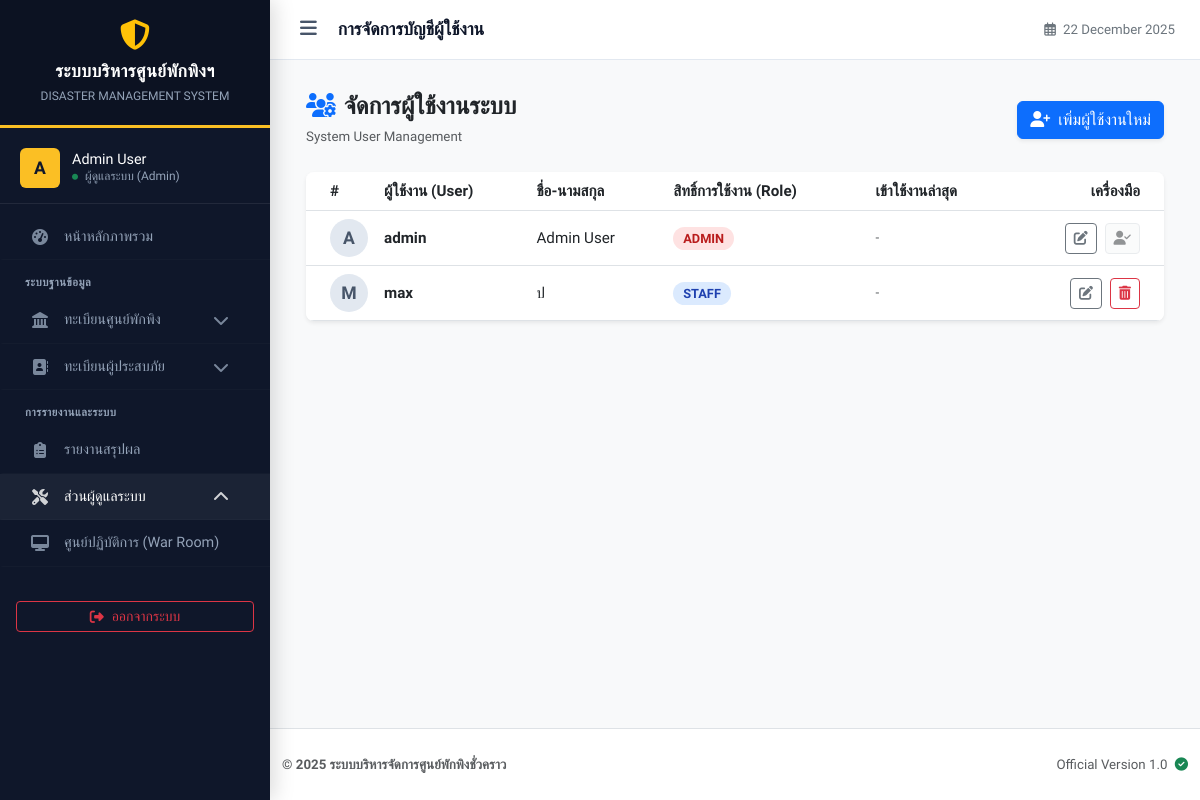
Page /user_list.php (signed in) on the earlier database version.
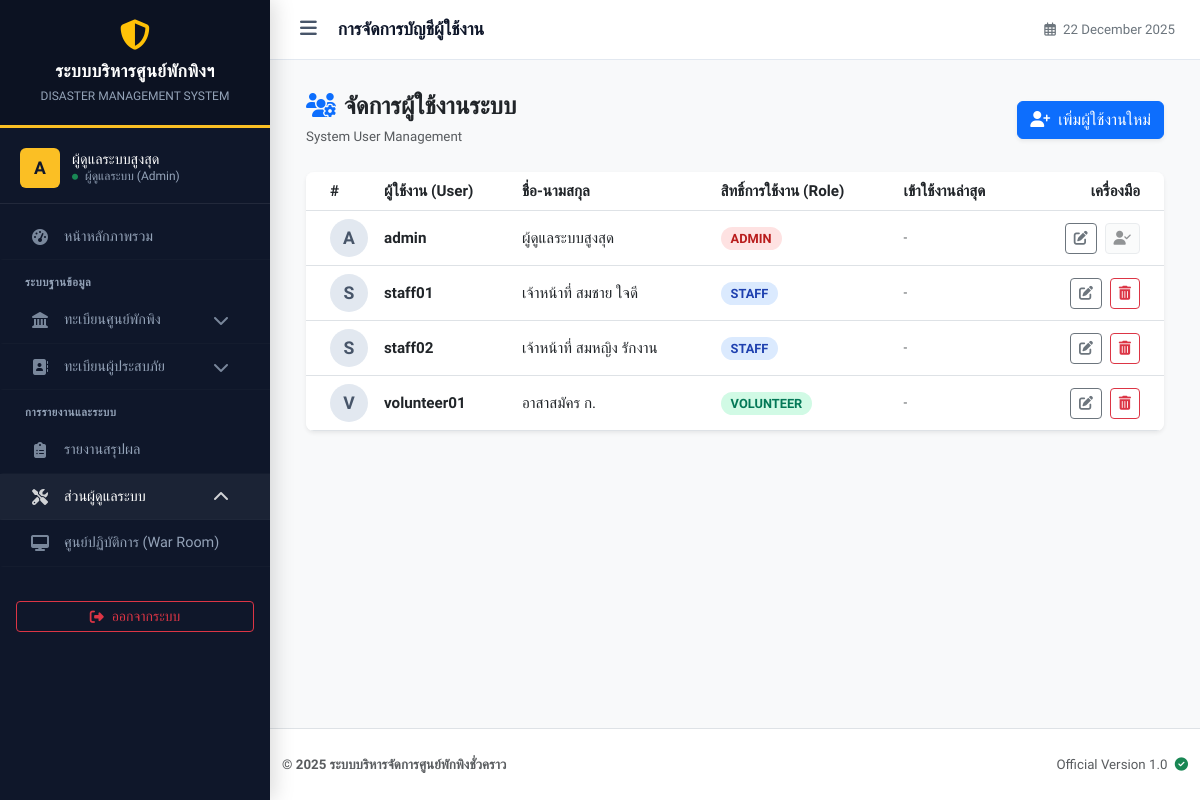
Same page on the later database version.
### tables this page shows
CREATE TABLE `users` (
  `id` int(11) NOT NULL,
  `username` varchar(50) NOT NULL COMMENT 'ชื่อผู้ใช้',
  `password` varchar(255) NOT NULL COMMENT 'รหัสผ่าน (Hashed)',
  `full_name` varchar(100) NOT NULL COMMENT 'ชื่อ-นามสกุล',
  `role` enum('admin','staff','volunteer') NOT NULL DEFAULT 'staff' COMMENT 'สิทธิ์การใช้งาน',
  `created_at` timestamp NOT NULL DEFAULT current_timestamp(),
  `last_login` datetime DEFAULT NULL
);

### user_list.php (the view, shortened to what this page needs)
<?php
require_once 'config/db.php';
$stmt = $pdo->query("SELECT * FROM users ORDER BY role ASC, username ASC");
$users = $stmt->fetchAll();
?>
<!DOCTYPE html>
<html lang="th">
<head>
</head>
<body class="bg-light">
<?php include 'includes/header.php'; ?>
<div class="container-fluid">
    <div class="d-flex justify-content-between align-items-center mb-4 pt-2">
        <div>
            <h4 class="fw-bold text-dark mb-1">
                <i class="fas fa-users-cog text-primary me-2"></i>จัดการผู้ใช้งานระบบ
            </h4>
            <span class="text-muted small">System User Management</span>
        </div>
        <button class="btn btn-primary shadow-sm" onclick="openModal('add')">
            <i class="fas fa-user-plus me-2"></i>เพิ่มผู้ใช้งานใหม่
        </button>
    </div>
    <div class="card border-0 shadow-sm rounded-3 overflow-hidden">
        <div class="card-body p-0">
            <div class="table-responsive">
                <table class="table table-hover align-middle mb-0 table-official">
                    <thead class="bg-light">
                        <tr>
                            <th class="ps-4" style="width: 50px;">#</th>
                            <th>ผู้ใช้งาน (User)</th>
                            <th>ชื่อ-นามสกุล</th>
                            <th>สิทธิ์การใช้งาน (Role)</th>
                            <th>เข้าใช้งานล่าสุด</th>
                            <th class="text-end pe-4">เครื่องมือ</th>
                        </tr>
                    </thead>
                    <tbody>
                        <?php foreach ($users as $index => $row): ?>
                        <tr>
                            <td class="ps-4">
                                <div class="avatar-circle">
                                    <?php echo strtoupper(substr($row['username'], 0, 1)); ?>
                                </div>
                            </td>
                            <td>
                                <div class="fw-bold text-dark"><?php echo htmlspecialchars($row['username']); ?></div>
                            </td>
                            <td><?php echo htmlspecialchars($row['full_name']); ?></td>
                            <td>
                                <?php
                                    $role_class = 'role-staff';
                                    if($row['role'] == 'admin') $role_class = 'role-admin';
                                    if($row['role'] == 'volunteer') $role_class = 'role-volunteer';
                                ?>
                                <span class="role-badge <?php echo $role_class; ?>">
                                    <?php echo ucfirst($row['role']); ?>
                                </span>
                            </td>
                            <td class="text-muted small">
                                <?php echo $row['last_login'] ? date('d/m/Y H:i', strtotime($row['last_login'])) : '-'; ?>
                            </td>
                            <td class="text-end pe-4">
                                <button class="btn btn-sm btn-outline-secondary me-1"
                                        onclick='openModal("edit", <?php echo json_encode($row); ?>)'
                                        title="แก้ไข">
                                    <i class="fas fa-edit"></i>
                                </button>
                                <?php if($row['id'] !== $_SESSION['user_id']): ?>
                                    <button onclick="confirmDeleteUser(<?php echo $row['id']; ?>, '<?php echo htmlspecialchars($row['username']); ?>')" class="btn btn-sm btn-outline-danger" title="ลบ">
                                        <i class="fas fa-trash-alt"></i>
                                    </button>
                                <?php else: ?>
                                    <button class="btn btn-sm btn-light text-muted border" disabled><i class="fas fa-user-check"></i></button>
                                <?php endif; ?>
                            </td>
                        </tr>
                        <?php endforeach; ?>
                    </tbody>
                </table>
            </div>
        </div>
    </div>
</div>
<?php include 'includes/footer.php'; ?>
</body>
</html>

### includes/header.php (shortened to what this page needs)
<?php
$current_page = basename($_SERVER['PHP_SELF']);
$menu_context = isset($_GET['menu']) ? $_GET['menu'] : '';
?>
<!DOCTYPE html>
<html lang="th">
<head>
    <link href="https://cdn.jsdelivr.net/npm/bootstrap@5.3.0/dist/css/bootstrap.min.css" rel="stylesheet">
    <link rel="stylesheet" href="https://cdnjs.cloudflare.com/ajax/libs/font-awesome/6.4.0/css/all.min.css">
</head>
<body>
<div class="wrapper">
    <nav id="sidebar">
        <div class="sidebar-header">
            <div class="d-flex justify-content-center mb-2">
                <i class="fas fa-shield-alt fa-2x text-warning"></i>
            </div>
            <div class="sidebar-title">ระบบบริหารศูนย์พักพิงฯ</div>
            <div class="sidebar-subtitle">Disaster Management System</div>
        </div>
        <?php if(isset($_SESSION['user_id'])): ?>
            <div class="user-panel">
                <div class="user-img">
                    <?php echo strtoupper(substr($_SESSION['username'] ?? 'U', 0, 1)); ?>
                </div>
                <div class="user-info-text">
                    <div class="user-name"><?php echo $_SESSION['fullname'] ?? 'ผู้ใช้งานทั่วไป'; ?></div>
                    <div class="user-role">
                        <?php
                            $role = $_SESSION['role'] ?? 'staff';
                            echo ($role == 'admin') ? 'ผู้ดูแลระบบ (Admin)' : 'เจ้าหน้าที่ (Staff)';
                        ?>
                    </div>
                </div>
            </div>
            <ul class="list-unstyled components">
                <li>
                    <a href="index.php" class="<?php echo $current_page == 'index.php' ? 'active' : ''; ?>">
                        <div class="d-flex align-items-center w-100">
                            <i class="fas fa-tachometer-alt"></i> หน้าหลักภาพรวม
                        </div>
                    </a>
                </li>
                <li class="menu-label">ระบบฐานข้อมูล</li>
                <?php
                    $is_shelter_active = in_array($current_page, ['shelter_form.php', 'caretaker_list.php']) || ($current_page == 'shelter_list.php' && $menu_context != 'evacuee');
                ?>
                <li>
                    <a href="#shelterSubmenu" data-bs-toggle="collapse" class="dropdown-toggle <?php echo $is_shelter_active ? 'active-parent' : ''; ?>">
                        <div class="d-flex align-items-center w-100">
                            <i class="fas fa-landmark"></i> ทะเบียนศูนย์พักพิง
                            <i class="fas fa-chevron-down dropdown-icon"></i>
                        </div>
                    </a>
                </li>
                <?php
                    $is_evacuee_active = in_array($current_page, ['evacuee_list.php', 'evacuee_form.php', 'search_evacuee.php', 'import_csv.php']) || ($current_page == 'shelter_list.php' && $menu_context == 'evacuee');
                ?>
                <li>
                    <a href="#evacueeSubmenu" data-bs-toggle="collapse" class="dropdown-toggle <?php echo $is_evacuee_active ? 'active-parent' : ''; ?>">
                        <div class="d-flex align-items-center w-100">
                            <i class="fas fa-address-book"></i> ทะเบียนผู้ประสบภัย
                            <i class="fas fa-chevron-down dropdown-icon"></i>
                        </div>
                    </a>
                </li>
                <li class="menu-label">การรายงานและระบบ</li>
                <li>
                    <a href="report.php" class="<?php echo $current_page == 'report.php' ? 'active' : ''; ?>">
                        <div class="d-flex align-items-center w-100">
                            <i class="fas fa-clipboard-list"></i> รายงานสรุปผล
                        </div>
                    </a>
                </li>
                <?php if(isset($_SESSION['role']) && $_SESSION['role'] == 'admin'): ?>
                <li>
                    <a href="#adminSubmenu" data-bs-toggle="collapse" class="dropdown-toggle">
                        <div class="d-flex align-items-center w-100">
                            <i class="fas fa-tools"></i> ส่วนผู้ดูแลระบบ
                            <i class="fas fa-chevron-down dropdown-icon"></i>
                        </div>
                    </a>
                </li>
                <?php endif; ?>
                <li>
                    <a href="monitor_dashboard.php" target="_blank">
                        <div class="d-flex align-items-center w-100">
                            <i class="fas fa-desktop"></i> ศูนย์ปฏิบัติการ (War Room)
                        </div>
                    </a>
                </li>
            </ul>
            <div class="px-3 mt-4 mb-4">
                <a href="logout.php" class="btn btn-outline-danger w-100 btn-sm d-flex justify-content-center align-items-center gap-2">
                    <i class="fas fa-sign-out-alt"></i> ออกจากระบบ
                </a>
            </div>
        <?php else: ?>
             <div class="p-4 text-center">
                <a href="login.php" class="btn btn-primary w-100 fw-bold">เข้าสู่ระบบ</a>
             </div>
        <?php endif; ?>
    </nav>
    <div id="content">
        <nav class="top-navbar">
            <div class="d-flex align-items-center">
                <div id="sidebarCollapse" class="btn-toggle-menu me-3">
                    <i class="fas fa-bars"></i>
                </div>
                <div class="page-title d-none d-sm-block">
                    <?php
                        if($current_page == 'index.php') echo 'ภาพรวมสถานการณ์ (Dashboard)';
                        elseif(strpos($current_page, 'report') !== false) echo 'รายงานสรุปสถานการณ์';
                        elseif(strpos($current_page, 'shelter') !== false) echo 'ระบบทะเบียนศูนย์พักพิง';
                        elseif(strpos($current_page, 'evacuee') !== false) echo 'ระบบทะเบียนผู้ประสบภัย';
                        elseif(strpos($current_page, 'search') !== false) echo 'ระบบสืบค้นข้อมูล';
                        elseif(strpos($current_page, 'user') !== false) echo 'การจัดการบัญชีผู้ใช้งาน';
                        elseif(strpos($current_page, 'incident') !== false) echo 'การจัดการเหตุการณ์ภัยพิบัติ';
                        elseif(strpos($current_page, 'log') !== false) echo 'ประวัติการใช้งานระบบ';
                        else echo 'ระบบบริหารจัดการ';
                    ?>
                </div>
            </div>
            <div class="text-secondary small">
                <i class="far fa-calendar-alt me-1"></i> <?php echo date('d F Y'); ?>
            </div>
        </nav>
        <div class="p-4">

### includes/footer.php (shortened to what this page needs)
</div>
        <footer class="mt-auto py-4 bg-white text-center border-top">
            <div class="container">
                <div class="row align-items-center">
                    <div class="col-md-6 text-md-start mb-2 mb-md-0">
                        <small class="text-muted fw-bold">&copy; <?php echo date('Y'); ?> ระบบบริหารจัดการศูนย์พักพิงชั่วคราว</small>
                    </div>
                    <div class="col-md-6 text-md-end">
                        <small class="text-muted">Official Version 1.0 <i class="fas fa-check-circle text-success ms-1"></i></small>
                    </div>
                </div>
            </div>
        </footer>
    </div>
</div>
</body>
</html>

### user_list.php (style rules this page uses)
.role-badge { font-size: 0.8rem; padding: 4px 10px; border-radius: 20px; font-weight: 600; text-transform: uppercase; }
.role-admin { background-color: #fee2e2; color: #b91c1c; }
.role-staff { background-color: #dbeafe; color: #1e40af; }
.role-volunteer { background-color: #d1fae5; color: #047857; }
.avatar-circle { width: 38px; height: 38px; background-color: #e2e8f0; color: #475569; border-radius: 50%; display: flex; align-items: center; justify-content: center; font-weight: bold; font-size: 1.1rem; }

### includes/header.php (style rules this page uses)
:root { --sidebar-width: 270px; --header-height: 60px; --nav-bg: #0f172a; --nav-hover: #1e293b; --active-gold: #fbbf24; --text-main: #f1f5f9; --text-muted: #94a3b8; --body-bg: #f8fafc; --border-color: rgba(255,255,255,0.08); }
body { font-family: 'Prompt', sans-serif; background-color: var(--body-bg); color: #334155; overflow-x: hidden; font-size: 0.95rem; }
.wrapper { display: flex; width: 100%; align-items: stretch; }
#sidebar { min-width: var(--sidebar-width); max-width: var(--sidebar-width); background-color: var(--nav-bg); color: var(--text-main); transition: margin 0.3s ease-in-out; position: fixed; top: 0; left: 0; height: 100vh; z-index: 1050; box-shadow: 4px 0 20px rgba(0,0,0,0.15); overflow-y: auto; }
#content { width: 100%; min-height: 100vh; transition: margin 0.3s ease-in-out; margin-left: var(--sidebar-width); display: flex; flex-direction: column; position: relative; z-index: 1; }
.sidebar-header { padding: 20px; background: rgba(0,0,0,0.2); text-align: center; border-bottom: 3px solid var(--active-gold); }
.sidebar-title { font-size: 1.1rem; font-weight: 600; letter-spacing: 0.5px; margin-bottom: 2px; color: #fff; }
.sidebar-subtitle { font-size: 0.75rem; color: var(--text-muted); font-weight: 400; text-transform: uppercase; }
.user-panel { padding: 20px 20px 15px; border-bottom: 1px solid var(--border-color); display: flex; align-items: center; gap: 12px; }
.user-img { width: 40px; height: 40px; background: var(--active-gold); color: var(--nav-bg); border-radius: 6px; display: flex; align-items: center; justify-content: center; font-weight: bold; font-size: 1.1rem; }
.user-info-text { line-height: 1.3; overflow: hidden; }
.user-name { font-size: 0.9rem; font-weight: 500; color: #fff; white-space: nowrap; }
.user-role { font-size: 0.75rem; color: var(--text-muted); }
ul.components { padding: 10px 0; margin: 0; list-style: none; }
.menu-label { font-size: 0.7rem; text-transform: uppercase; color: var(--text-muted); padding: 15px 25px 5px; font-weight: 600; letter-spacing: 0.5px; }
ul.components li a { padding: 12px 25px; font-size: 0.9rem; display: flex; align-items: center; color: var(--text-muted); text-decoration: none; transition: all 0.2s; border-left: 3px solid transparent; border-bottom: 1px solid rgba(255,255,255,0.02); position: relative; cursor: pointer; }
ul.components li a i { width: 24px; font-size: 1rem; text-align: center; margin-right: 12px; opacity: 0.8; }
.dropdown-toggle::after { display: none !important; content: none !important; border: none !important; }
.dropdown-icon { margin-left: auto; font-size: 0.75rem; transition: transform 0.3s; }
a[aria-expanded="true"] .dropdown-icon { transform: rotate(180deg); }
.top-navbar { height: var(--header-height); background: #fff; border-bottom: 1px solid #e2e8f0; padding: 0 25px; display: flex; align-items: center; justify-content: space-between; position: sticky; top: 0; z-index: 900; }
.btn-toggle-menu { color: #475569; cursor: pointer; padding: 5px; font-size: 1.2rem; }
.page-title { font-weight: 600; color: var(--nav-bg); font-size: 1.1rem; }

Differences in the rows shown:
removed users: username "M", username "max", full_name "ป", role "STAFF"
changed users "admin": full_name "Admin User" → "ผู้ดูแลระบบสูงสุด"
added users: username "S", username "staff01", full_name "เจ้าหน้าที่ สมชาย ใจดี", role "STAFF"
added users: username "S", username "staff02", full_name "เจ้าหน้าที่ สมหญิง รักงาน", role "STAFF"
added users: username "V", username "volunteer01", full_name "อาสาสมัคร ก.", role "VOLUNTEER"
Other differences:
$_SESSION['fullname']: "Admin User" → "ผู้ดูแลระบบสูงสุด"
